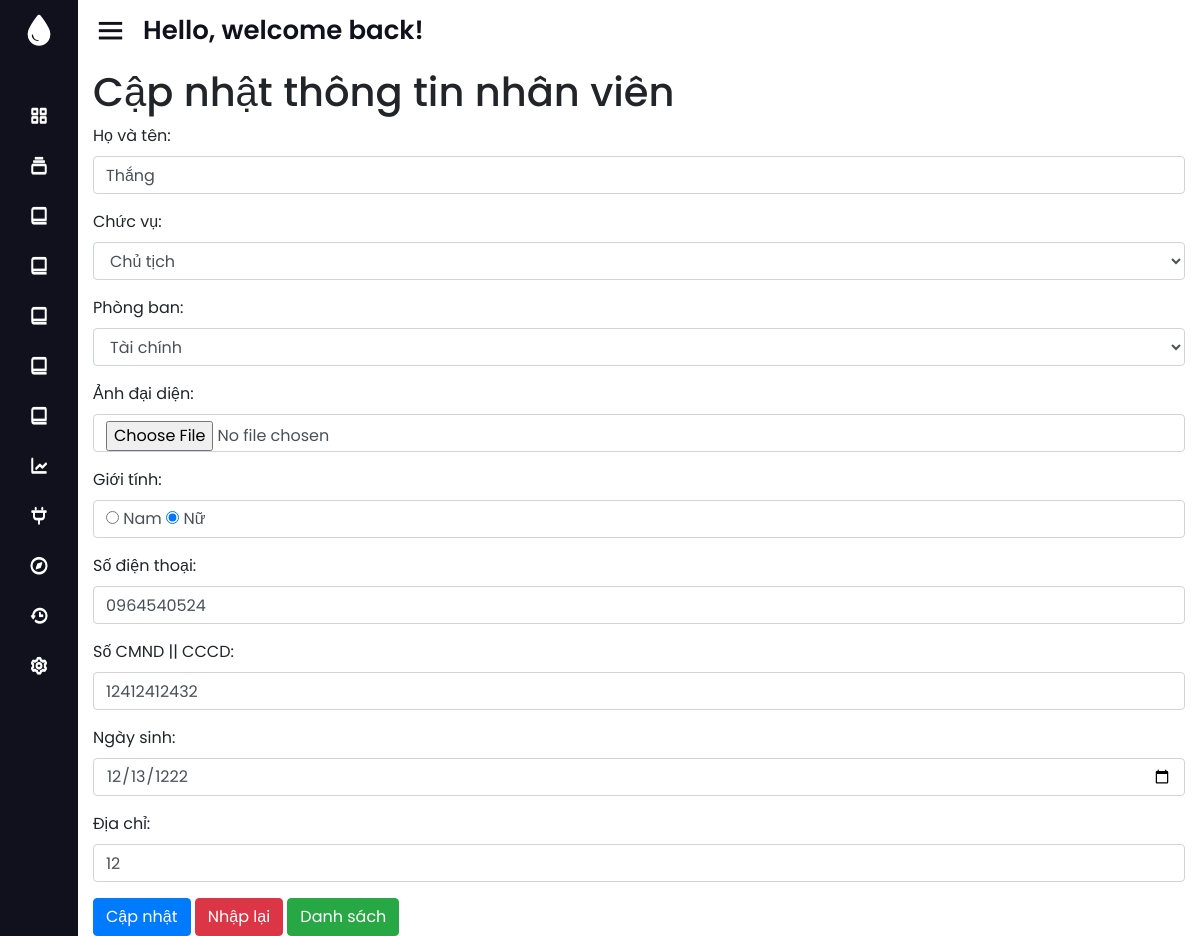
Screenshot of /Assignment1/index.php?url=editStaff&id=1 with the database file from the repository.
### tables this page shows
CREATE TABLE `staffs` (
  `id` int(10) NOT NULL,
  `position_id` int(10) NOT NULL,
  `full_name` varchar(255) NOT NULL,
  `numberphone` varchar(255) NOT NULL,
  `email` varchar(255) NOT NULL,
  `avatar` varchar(255) NOT NULL,
  `address` varchar(255) NOT NULL,
  `cmnd` varchar(255) NOT NULL,
  `gender` varchar(255) NOT NULL,
  `birthday` varchar(255) NOT NULL,
  `department_id` int(10) NOT NULL
);

### Assignment1/app/controllers/StaffController.php (called while the page is built, shortened)
<?php
class StaffController{
    public static function editStaff(){
        $getOneStaff=StaffModel::getOneStaff();
        $position=PositionModel::all();
        $department=DepartmentModel::all();
        include_once './app/views/staff/updateStaff.php';
    }
}

### Assignment1/app/models/BaseModel.php (called while the page is built, shortened)
<?php
class BaseModel
{
	public $connect;
	function getConnect()
	{
		$connect = new PDO(
			"mysql:host=" . DBHOST
				. ";dbname=" . DBNAME
				. ";charset=" . DBCHARSET,
			DBUSER,
			DBPASS
		);
		return $connect;
	}
	public function __construct()
	{
		$this->connect = $this->getConnect();
	}
	public function getData($query, $getAll = true)
	{
		$stmt = $this->connect->prepare($query);
		$stmt->execute();
		return $stmt->fetch();
	}
	static function all()
	{
		$model = new static;
		$query = "select * from " . $model->table;
		$stmt = $model->connect->prepare($query);
		$stmt->execute();
		return $stmt->fetchAll();
	}
}

### Assignment1/app/models/StaffModel.php (called while the page is built, shortened)
<?php
class StaffModel extends BaseModel
{
    public static function getOneStaff()
    {
        $model = new static;
        $id = $_GET["id"];
        $sql = "select * from staffs where id='$id'";
        return $model->getData($sql, false);
    }
}

### Assignment1/app/views/staff/updateStaff.php (the view, shortened to what this page needs)
<!doctype html>
<html lang="en">
<head>
  <link rel="stylesheet" href="https://stackpath.bootstrapcdn.com/bootstrap/4.3.1/css/bootstrap.min.css">
</head>
<body>
  <div class="container">
    <h1 class="mt-2">Cập nhật thông tin nhân viên</h1>
    <form action="?url=updateStaff" method="post" enctype="multipart/form-data">
      <div class="form-group">
        <label>Họ và tên:</label>
        <input type="text" name="full_name" value="<?php if (isset($getOneStaff['full_name']) && ($getOneStaff['full_name'] != "")) echo $getOneStaff['full_name'];  ?>" class="form-control" placeholder="Vui lòng nhập họ và tên">
      </div>
      <div class="form-group">
        <label for="my-input">Chức vụ:</label>
          <select name="position_id" id="" class="form-control">
              <?php foreach ($position as $value) {
                if ($getOneStaff['position_id'] == $value["id"]) {
                    echo '<option  value="' . $value['id'] . '" selected=selected> ' . $value['name'] . '</option>';
                } else {
                    echo '<option  value="' . $value['id'] . '" > ' . $value['name'] . '</option>';
                }
            } ?>
          </select>
      </div>
      <div class="form-group">
        <label for="my-input">Phòng ban:</label>
          <select name="department_id" id="" class="form-control">
              <?php foreach ($department as $value) {
                if ($getOneStaff['department_id'] == $value["id"]) {
                    echo '<option  value="' . $value['id'] . '" selected=selected> ' . $value['name'] . '</option>';
                } else {
                    echo '<option  value="' . $value['id'] . '" > ' . $value['name'] . '</option>';
                }
            } ?>
          </select>
      </div>
      <div class="form-group">
        <label>Ảnh đại diện:</label>
        <input type="file" name="avatar" class="form-control" placeholder="">
      </div>
      <div class="form-group">
        <label>Giới tính:</label>
        <br>
        <fieldset class="form-control">
          <input type="radio" name="gender" class="" placeholder="" value="Nam" <?= $getOneStaff['gender'] == "Nam" ? "checked" : "" ?>> Nam
          <input type="radio" name="gender" class="" placeholder="" value="Nữ" <?= $getOneStaff['gender'] == "Nữ" ? "checked" : "" ?>> Nữ
        </fieldset>
      </div>
      <div class="form-group">
        <label>Số điện thoại:</label>
        <input type="text" name="numberphone" class="form-control" value="<?php if (isset($getOneStaff['numberphone']) && ($getOneStaff['numberphone'] != "")) echo $getOneStaff['numberphone'];  ?>"  placeholder="Vui lòng nhập số điện thoại">
      </div>
      <div class="form-group">
        <label>Số CMND || CCCD:</label>
        <input type="text" name="cmnd" class="form-control" value="<?php if (isset($getOneStaff['cmnd']) && ($getOneStaff['cmnd'] != "")) echo $getOneStaff['cmnd'];  ?>" placeholder="Vui lòng nhập số CMND || CCCD">
      </div>
      <div class="form-group">
        <label>Ngày sinh:</label>
        <input type="date" name="birthday" class="form-control" value="<?php if (isset($getOneStaff['birthday']) && ($getOneStaff['birthday'] != "")) echo $getOneStaff['birthday'];  ?>">
      </div>
      <div class="form-group">
        <label>Địa chỉ:</label>
        <input type="text" name="address" value="<?= $getOneStaff['address'] ?>" class="form-control" placeholder="Vui lòng nhập địa chỉ">
      </div>
      <div class="form-group">
        <button type="submit" class="btn btn-primary" name="update_staff">Cập nhật</button>
        <button type="reset" class="btn btn-danger">Nhập lại</button>
        <a href="?url=listStaff" class="btn btn-success">Danh sách</a>
      </div>
    </form>
  </div>
</body>
</html>

### Assignment1/app/layouts/header.php (style rules this page uses)
* { margin: 0; padding: 0; box-sizing: border-box; font-family: 'Poppins', sans-serif; }

### rows the page displays
staffs: full_name "Thắng", gender "☑", numberphone "0964540524", cmnd "12412412432", birthday "12/13/1222", address "12"

### other values shown
form field position_id "Chủ tịch"
form field department_id "Tài chính"
